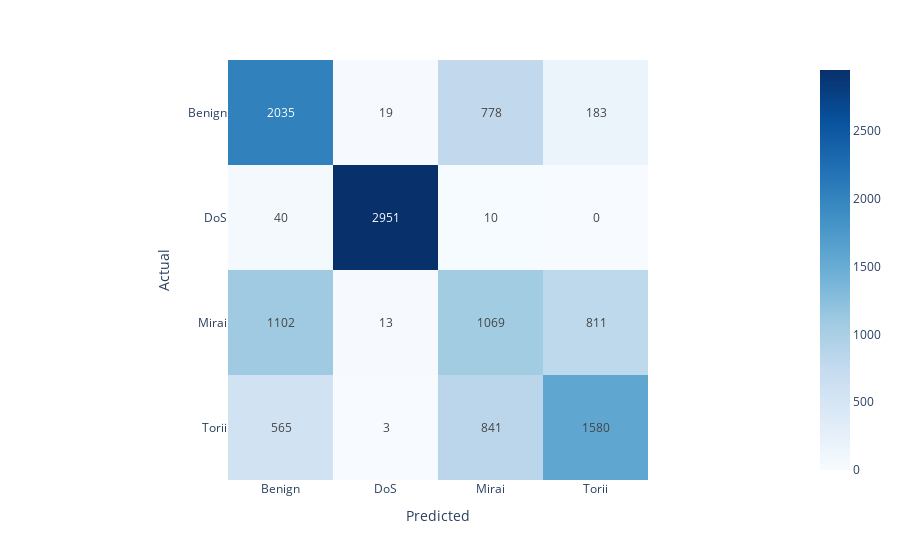
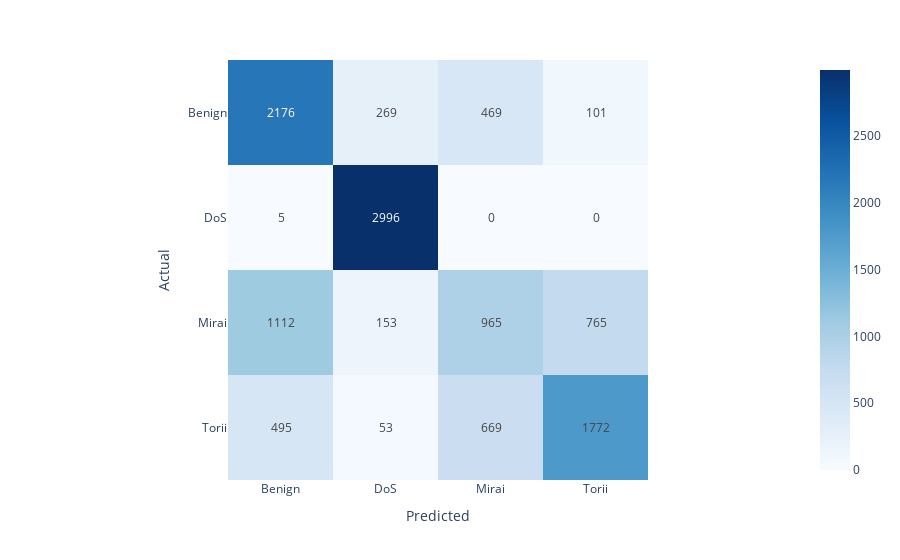
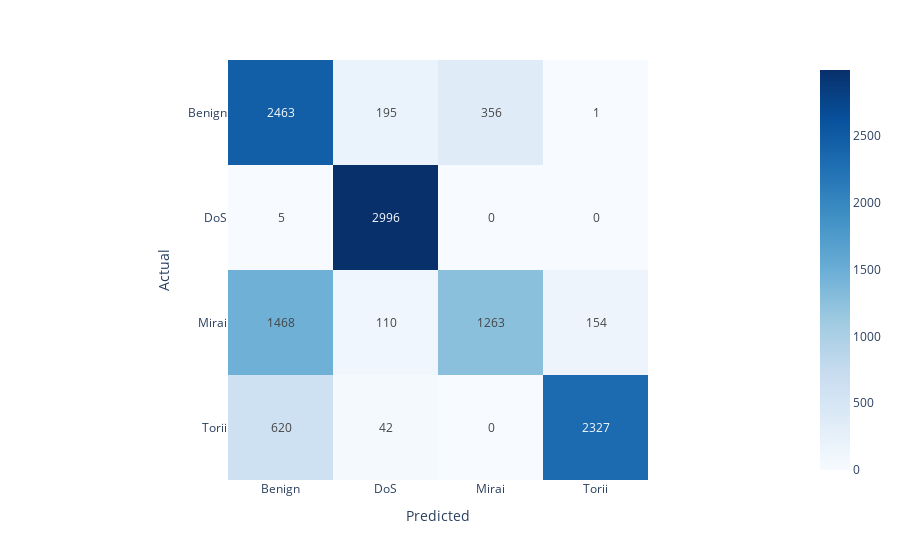
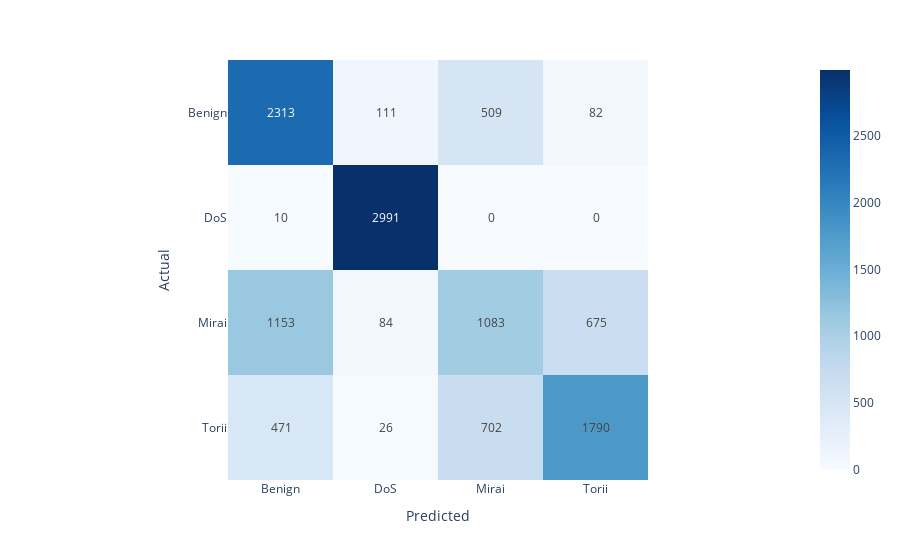

Notebook code cell kept with these figures, in order:
### Code cell
from sklearn.ensemble import AdaBoostClassifier

from sklearn.ensemble import ExtraTreesClassifier

model_KNN = KNeighborsClassifier()
model_KNN = model_KNN.fit(X_train_source, y_train_source)

model_SVM = SVC()
model_SVM = model_SVM.fit(X_train_source, y_train_source)

model_NaiveBayes = GaussianNB()
model_NaiveBayes = model_NaiveBayes.fit(X_train_source, y_train_source)

model_LogisticRegression = LogisticRegression()
model_LogisticRegression = model_LogisticRegression.fit(X_train_source, y_train_source)

model_DecisionTree = DecisionTreeClassifier()
model_DecisionTree = model_DecisionTree.fit(X_train_source, y_train_source)

model_RandomForest = RandomForestClassifier()
model_RandomForest = model_RandomForest.fit(X_train_source, y_train_source)

model_GradientBoosting = GradientBoostingClassifier()
model_GradientBoosting = model_GradientBoosting.fit(X_train_source, y_train_source)

# model_KMeans = KMeans()
# model_KMeans = model_KMeans.fit(X_train_source, y_train_source)

model_ExtraTree = ExtraTreesClassifier()
model_ExtraTree = model_ExtraTree.fit(X_train_source, y_train_source)

model_AdaBoost = AdaBoostClassifier()
model_AdaBoost = model_AdaBoost.fit(X_train_source, y_train_source)

classifiers = [model_KNN,
            model_SVM,
            model_NaiveBayes,
            model_LogisticRegression,
            model_DecisionTree,
            model_RandomForest,
            model_GradientBoosting,
#             model_KMeans,
            model_ExtraTree,
            model_AdaBoost
              ]

for model in classifiers:
    # Fit the model to the training data
    y_pred = model.predict(X_test_source.values)
    
    # Calculate accuracy
    accuracy = accuracy_score(y_test_source, y_pred)
    print(model)
    print(accuracy)
    cm = confusion_matrix(y_test_source, y_pred)
    print("Confusion Matrix: ", cm)
    print(classification_report(y_test_source, y_pred))
    df_cm = pd.DataFrame(cm, columns=np.unique(y_test_source), index = np.unique(y_test_source))
    df_cm.index.name = 'Actual'
    df_cm.columns.name = 'Predicted'
    fig = px.imshow(df_cm, text_auto=True, color_continuous_scale='Blues',)
    fig.show()

### Figure 1 — Plotly figure (JSON) as saved in the notebook; plotly's stock layout.template omitted (floating-point values rounded to 4 significant figures)
{"data": [{"coloraxis": "coloraxis", "hovertemplate": "Predicted: %{x}<br>Actual: %{y}<br>color: %{z}<extra></extra>", "name": "0", "texttemplate": "%{z}", "type": "heatmap", "x": ["Benign", "DoS", "Mirai", "Torii"], "xaxis": "x", "y": ["Benign", "DoS", "Mirai", "Torii"], "yaxis": "y", "z": [[2035, 19, 778, 183], [40, 2951, 10, 0], [1102, 13, 1069, 811], [565, 3, 841, 1580]]}], "layout": {"coloraxis": {"colorscale": [[0, "rgb(247,251,255)"], [0.125, "rgb(222,235,247)"], [0.25, "rgb(198,219,239)"], [0.375, "rgb(158,202,225)"], [0.5, "rgb(107,174,214)"], [0.625, "rgb(66,146,198)"], [0.75, "rgb(33,113,181)"], [0.875, "rgb(8,81,156)"], [1, "rgb(8,48,107)"]]}, "margin": {"t": 60}, "xaxis": {"anchor": "y", "constrain": "domain", "domain": [0, 1], "scaleanchor": "y", "title": {"text": "Predicted"}}, "yaxis": {"anchor": "x", "autorange": "reversed", "constrain": "domain", "domain": [0, 1], "title": {"text": "Actual"}}}}

### Figure 2 — Plotly figure (JSON) as saved in the notebook; plotly's stock layout.template omitted (floating-point values rounded to 4 significant figures)
{"data": [{"coloraxis": "coloraxis", "hovertemplate": "Predicted: %{x}<br>Actual: %{y}<br>color: %{z}<extra></extra>", "name": "0", "texttemplate": "%{z}", "type": "heatmap", "x": ["Benign", "DoS", "Mirai", "Torii"], "xaxis": "x", "y": ["Benign", "DoS", "Mirai", "Torii"], "yaxis": "y", "z": [[2176, 269, 469, 101], [5, 2996, 0, 0], [1112, 153, 965, 765], [495, 53, 669, 1772]]}], "layout": {"coloraxis": {"colorscale": [[0, "rgb(247,251,255)"], [0.125, "rgb(222,235,247)"], [0.25, "rgb(198,219,239)"], [0.375, "rgb(158,202,225)"], [0.5, "rgb(107,174,214)"], [0.625, "rgb(66,146,198)"], [0.75, "rgb(33,113,181)"], [0.875, "rgb(8,81,156)"], [1, "rgb(8,48,107)"]]}, "margin": {"t": 60}, "xaxis": {"anchor": "y", "constrain": "domain", "domain": [0, 1], "scaleanchor": "y", "title": {"text": "Predicted"}}, "yaxis": {"anchor": "x", "autorange": "reversed", "constrain": "domain", "domain": [0, 1], "title": {"text": "Actual"}}}}

### Figure 3 — Plotly figure (JSON) as saved in the notebook; plotly's stock layout.template omitted (floating-point values rounded to 4 significant figures)
{"data": [{"coloraxis": "coloraxis", "hovertemplate": "Predicted: %{x}<br>Actual: %{y}<br>color: %{z}<extra></extra>", "name": "0", "texttemplate": "%{z}", "type": "heatmap", "x": ["Benign", "DoS", "Mirai", "Torii"], "xaxis": "x", "y": ["Benign", "DoS", "Mirai", "Torii"], "yaxis": "y", "z": [[2463, 195, 356, 1], [5, 2996, 0, 0], [1468, 110, 1263, 154], [620, 42, 0, 2327]]}], "layout": {"coloraxis": {"colorscale": [[0, "rgb(247,251,255)"], [0.125, "rgb(222,235,247)"], [0.25, "rgb(198,219,239)"], [0.375, "rgb(158,202,225)"], [0.5, "rgb(107,174,214)"], [0.625, "rgb(66,146,198)"], [0.75, "rgb(33,113,181)"], [0.875, "rgb(8,81,156)"], [1, "rgb(8,48,107)"]]}, "margin": {"t": 60}, "xaxis": {"anchor": "y", "constrain": "domain", "domain": [0, 1], "scaleanchor": "y", "title": {"text": "Predicted"}}, "yaxis": {"anchor": "x", "autorange": "reversed", "constrain": "domain", "domain": [0, 1], "title": {"text": "Actual"}}}}

### Figure 4 — Plotly figure (JSON) as saved in the notebook; plotly's stock layout.template omitted (floating-point values rounded to 4 significant figures)
{"data": [{"coloraxis": "coloraxis", "hovertemplate": "Predicted: %{x}<br>Actual: %{y}<br>color: %{z}<extra></extra>", "name": "0", "texttemplate": "%{z}", "type": "heatmap", "x": ["Benign", "DoS", "Mirai", "Torii"], "xaxis": "x", "y": ["Benign", "DoS", "Mirai", "Torii"], "yaxis": "y", "z": [[2313, 111, 509, 82], [10, 2991, 0, 0], [1153, 84, 1083, 675], [471, 26, 702, 1790]]}], "layout": {"coloraxis": {"colorscale": [[0, "rgb(247,251,255)"], [0.125, "rgb(222,235,247)"], [0.25, "rgb(198,219,239)"], [0.375, "rgb(158,202,225)"], [0.5, "rgb(107,174,214)"], [0.625, "rgb(66,146,198)"], [0.75, "rgb(33,113,181)"], [0.875, "rgb(8,81,156)"], [1, "rgb(8,48,107)"]]}, "margin": {"t": 60}, "xaxis": {"anchor": "y", "constrain": "domain", "domain": [0, 1], "scaleanchor": "y", "title": {"text": "Predicted"}}, "yaxis": {"anchor": "x", "autorange": "reversed", "constrain": "domain", "domain": [0, 1], "title": {"text": "Actual"}}}}
